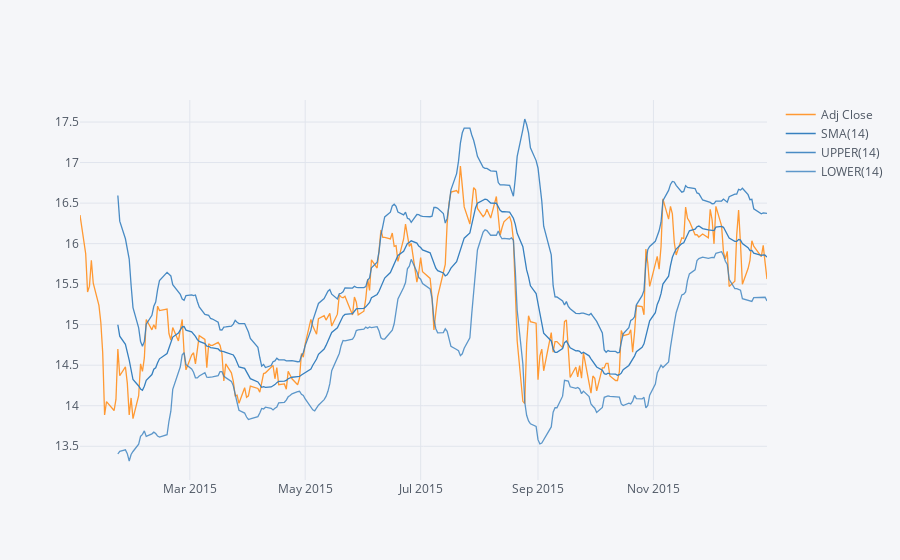

The notebook cell this image was saved under:
### Markdown cell above
**Create a Bollinger Band Plot for Bank of America for the year 2015.**

### Code cell
BAC['2015-01-01':'2016-01-01']['Adj Close'].ta_plot(study='boll',title='Bollinger Bands of Bank of America Stock in 2015')

### Figure 1 — Plotly figure (JSON) as saved in the notebook; plotly's stock layout.template omitted (floating-point values rounded to 4 significant figures; data arrays with more than 128 entries replaced by an {"elided": "..."} marker saying what was removed)
{"data": [{"line": {"color": "rgba(255, 153, 51, 1.0)", "dash": "solid", "shape": "linear", "width": 1.3}, "mode": "lines", "name": "Adj Close", "text": "", "type": "scatter", "x": {"elided": "252 str values"}, "y": {"elided": "252 float values"}}, {"line": {"color": "rgba(55, 128, 191, 1.0)", "dash": "solid", "shape": "linear", "width": 1.3}, "mode": "lines", "name": "SMA(14)", "text": "", "type": "scatter", "x": {"elided": "252 str values"}, "y": {"elided": "252 mixed values"}}, {"line": {"color": "rgba(55, 128, 191, 0.8999999999999999)", "dash": "solid", "shape": "linear", "width": 1.3}, "mode": "lines", "name": "UPPER(14)", "text": "", "type": "scatter", "x": {"elided": "252 str values"}, "y": {"elided": "252 mixed values"}}, {"line": {"color": "rgba(55, 128, 191, 0.7999999999999998)", "dash": "solid", "shape": "linear", "width": 1.3}, "mode": "lines", "name": "LOWER(14)", "text": "", "type": "scatter", "x": {"elided": "252 str values"}, "y": {"elided": "252 mixed values"}}], "layout": {"legend": {"bgcolor": "#F5F6F9", "font": {"color": "#4D5663"}}, "paper_bgcolor": "#F5F6F9", "plot_bgcolor": "#F5F6F9", "title": {"font": {"color": "#4D5663"}}, "xaxis": {"gridcolor": "#E1E5ED", "showgrid": true, "tickfont": {"color": "#4D5663"}, "title": {"font": {"color": "#4D5663"}, "text": ""}, "zerolinecolor": "#E1E5ED"}, "yaxis": {"gridcolor": "#E1E5ED", "showgrid": true, "tickfont": {"color": "#4D5663"}, "title": {"font": {"color": "#4D5663"}, "text": ""}, "zerolinecolor": "#E1E5ED"}}}
